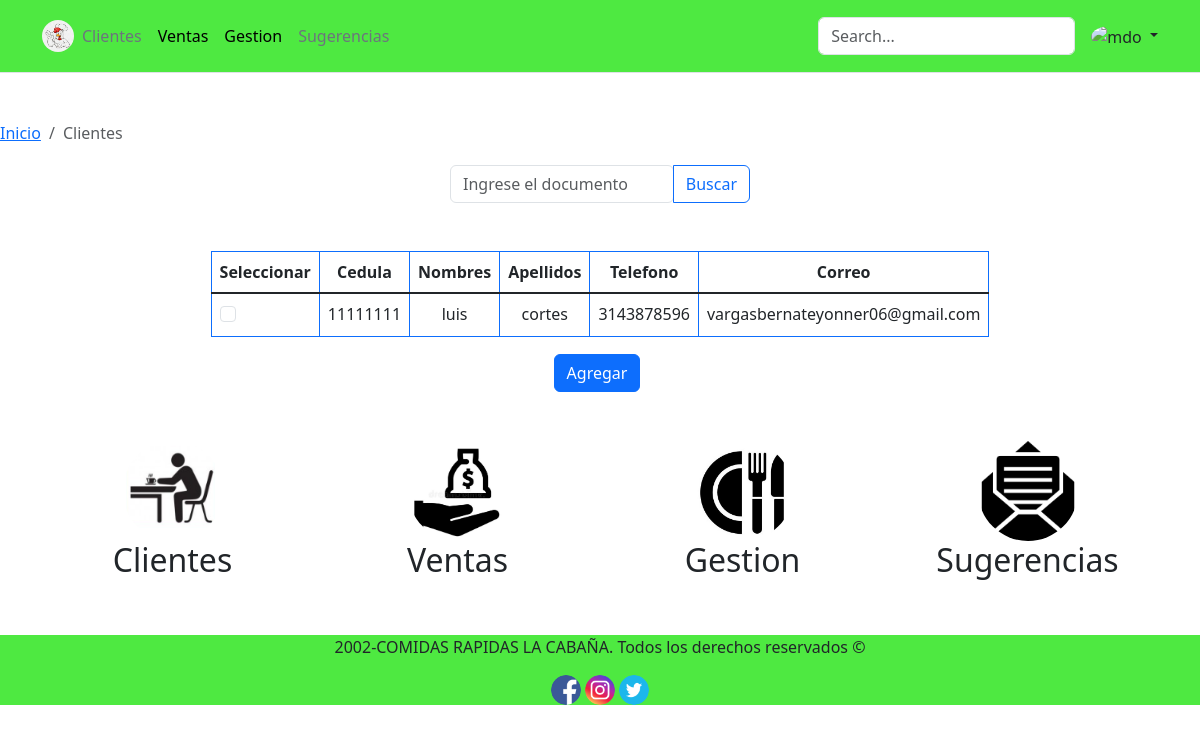
The app's page /Proyecto/view/administrador/clientes.php (signed in) with its own data.
### tables this page shows
CREATE TABLE `usuarios` (
  `id` int(10) UNSIGNED NOT NULL,
  `doc` int(10) NOT NULL,
  `nombre` varchar(50) NOT NULL,
  `apellido` varchar(50) NOT NULL,
  `tipo_doc` varchar(10) NOT NULL,
  `clave` varchar(50) NOT NULL,
  `tel` varchar(11) NOT NULL,
  `email` varchar(50) NOT NULL,
  `fecha_naci` date NOT NULL,
  `genero` varchar(50) NOT NULL,
  `cargo` int(10) NOT NULL,
  `direccion` varchar(50) NOT NULL,
  `fecha_reg` datetime NOT NULL,
  `com_venta_id_venta` int(10) NOT NULL,
  `carrito_idcarrito` int(10) NOT NULL
);

### Proyecto/view/administrador/forms/form_cliente.php (the view, shortened to what this page needs)
<div class="container">
<div class="d-flex justify-content-center">
<div class="row">
<div class="col-md-12 table-responsive" >
   <table class="table table-bordered border-primary" style="text-align:center" >
    <thead>
        <tr>
        <th scope="col">Seleccionar</th>
        <th scope="col">Cedula</th>
        <th scope="col">Nombres</th>
        <th scope="col">Apellidos</th>
        <th scope="col">Telefono</th>
        <th scope="col">Correo</th>
        </tr>
    </thead>
    <tbody>
    <?php
    include_once 'crud/conexion.php';
        if(isset($_POST['btnbuscar']))
        {
            $buscar=$_POST['txtbuscar'];
            $queryusuarios=mysqli_query($conexion,"SELECT doc,nombre,apellido,tel,email,cargo FROM usuarios WHERE doc LIKE '".$buscar."%'");
        }
        else
        {
            $queryusuarios=mysqli_query($conexion,"SELECT * FROM usuarios ORDER BY doc ASC");
        }
            while($mostrar=mysqli_fetch_array($queryusuarios)){
            if($mostrar['cargo']!=1){
            echo "<tr>";
            echo "<td><div class='form-check' >
            <input  class='form-check-input' type='checkbox' value='' data-doc-usuario='" . $mostrar['doc'] . "' style='text-align:center' onchange='toggleButtons(this)'/>
            </div></td>";
            echo "<td>"; echo $mostrar['doc']; echo "</td>";
            echo "<td>"; echo $mostrar['nombre']; echo "</td>";
            echo "<td>"; echo $mostrar['apellido']; echo "</td>";
            echo "<td>"; echo $mostrar['tel']; echo "</td>";
            echo "<td>"; echo $mostrar['email']; echo "</td>";
            echo "</tr>";
        }
    }
        ?>
    </tbody>
    </table>
    </div>
    </div>
    </div>
    </div>
    <div class="container">
        <div class="d-flex justify-content-around">
            <div class="row">
            <table class="table-responsive">
                <tr>
                    <td><a class="btn btn-primary" id="addButton" onclick="abrirform()">Agregar</a></td>
                    <td><a href="../administrador/crud/visualizar.php?doc=<?php echo $mostrar['doc'];?>"   class="btn btn-primary" id="viewButton">Visualizar</a></td>
                    <td><a href="../administrador/crud/editar.php?doc=<?php echo $mostrar['doc'];?>"   class="btn btn-primary" id="editButton">Editar</a></td>
                    <td></td>
                </tr>
            </table>
            </div>
        </div>
    </div>

### records on screen
usuarios: doc "11111111", nombre "luis", apellido "cortes", tel "3143878596", email "vargasbernateyonner06@gmail.com"
